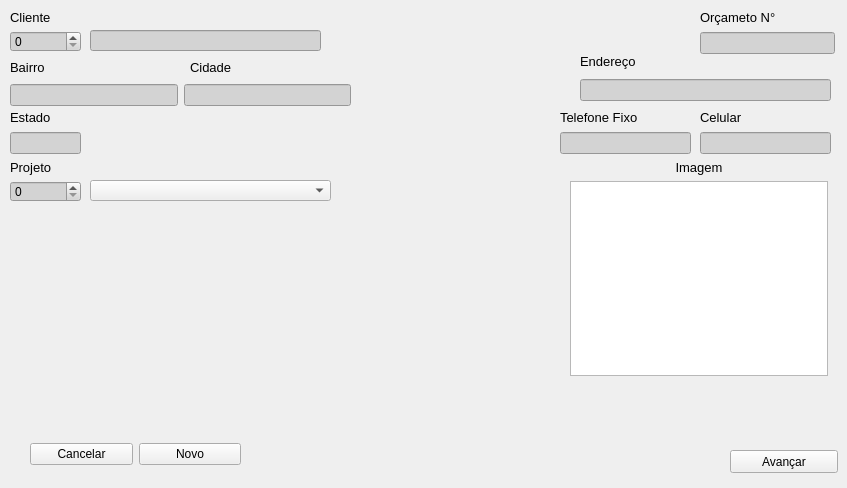
          <widget class="QWidget" name="Cadastro">
           <attribute name="title">
            <string>Cadastro</string>
           </attribute>
           <widget class="QLabel" name="bairro">
            <property name="geometry">
             <rect>
              <x>10</x>
              <y>60</y>
              <width>69</width>
              <height>16</height>
             </rect>
            </property>
            <property name="text">
             <string>&lt;html&gt;&lt;head/&gt;&lt;body&gt;&lt;p&gt;&lt;span style=&quot; font-size:10pt;&quot;&gt;Bairro&lt;/span&gt;&lt;/p&gt;&lt;/body&gt;&lt;/html&gt;</string>
            </property>
           </widget>
           <widget class="QLabel" name="cidade">
            <property name="geometry">
             <rect>
              <x>190</x>
              <y>60</y>
              <width>69</width>
              <height>16</height>
             </rect>
            </property>
            <property name="text">
             <string>&lt;html&gt;&lt;head/&gt;&lt;body&gt;&lt;p&gt;&lt;span style=&quot; font-size:10pt;&quot;&gt;Cidade&lt;/span&gt;&lt;/p&gt;&lt;/body&gt;&lt;/html&gt;</string>
            </property>
           </widget>
           <widget class="QComboBox" name="combo_projeto">
            <property name="geometry">
             <rect>
              <x>90</x>
              <y>180</y>
              <width>241</width>
              <height>21</height>
             </rect>
            </property>
           </widget>
           <widget class="QPushButton" name="btn_avancar">
            <property name="geometry">
             <rect>
              <x>730</x>
              <y>450</y>
              <width>108</width>
              <height>23</height>
             </rect>
            </property>
            <property name="text">
             <string>Avançar</string>
            </property>
            <property name="icon">
             <iconset>
              <normaloff>icons/front.png</normaloff>icons/front.png</iconset>
            </property>
           </widget>
           <widget class="QLineEdit" name="line_cliente">
            <property name="geometry">
             <rect>
              <x>90</x>
              <y>30</y>
              <width>231</width>
              <height>21</height>
             </rect>
            </property>
            <property name="styleSheet">
             <string notr="true">background-color:lightgray;


</string>
            </property>
            <property name="text">
             <string/>
            </property>
           </widget>
           <widget class="QWidget" name="layoutWidget">
            <property name="geometry">
             <rect>
              <x>10</x>
              <y>110</y>
              <width>71</width>
              <height>44</height>
             </rect>
            </property>
            <layout class="QVBoxLayout" name="verticalLayout_8">
             <item>
              <widget class="QLabel" name="estado">
               <property name="text">
                <string>&lt;html&gt;&lt;head/&gt;&lt;body&gt;&lt;p&gt;&lt;span style=&quot; font-size:10pt;&quot;&gt;Estado&lt;/span&gt;&lt;/p&gt;&lt;/body&gt;&lt;/html&gt;</string>
               </property>
              </widget>
             </item>
             <item>
              <widget class="QLineEdit" name="line_estado">
               <property name="styleSheet">
                <string notr="true">background-color:lightgray;


</string>
               </property>
               <property name="text">
                <string/>
               </property>
              </widget>
             </item>
            </layout>
           </widget>
           <widget class="QWidget" name="layoutWidget">
            <property name="geometry">
             <rect>
              <x>10</x>
              <y>10</y>
              <width>71</width>
              <height>42</height>
             </rect>
            </property>
            <layout class="QVBoxLayout" name="verticalLayout_7">
             <item>
              <widget class="QLabel" name="cliente">
               <property name="text">
                <string>&lt;html&gt;&lt;head/&gt;&lt;body&gt;&lt;p&gt;&lt;span style=&quot; font-size:10pt;&quot;&gt;Cliente&lt;/span&gt;&lt;/p&gt;&lt;/body&gt;&lt;/html&gt;</string>
               </property>
              </widget>
             </item>
             <item>
              <widget class="QSpinBox" name="box_cliente">
               <property name="styleSheet">
                <string notr="true">background-color: lightgray;</string>
               </property>
              </widget>
             </item>
            </layout>
           </widget>
           <widget class="QWidget" name="layoutWidget">
            <property name="geometry">
             <rect>
              <x>10</x>
              <y>160</y>
              <width>71</width>
              <height>42</height>
             </rect>
            </property>
            <layout class="QVBoxLayout" name="verticalLayout_6">
             <item>
              <widget class="QLabel" name="projeto">
               <property name="text">
                <string>&lt;html&gt;&lt;head/&gt;&lt;body&gt;&lt;p&gt;&lt;span style=&quot; font-size:10pt;&quot;&gt;Projeto&lt;/span&gt;&lt;/p&gt;&lt;/body&gt;&lt;/html&gt;</string>
               </property>
              </widget>
             </item>
             <item>
              <widget class="QSpinBox" name="box_projeto">
               <property name="styleSheet">
                <string notr="true">background-color: lightgray;</string>
               </property>
              </widget>
             </item>
            </layout>
           </widget>
           <widget class="QWidget" name="layoutWidget">
            <property name="geometry">
             <rect>
              <x>10</x>
              <y>80</y>
              <width>341</width>
              <height>31</height>
             </rect>
            </property>
            <layout class="QHBoxLayout" name="horizontalLayout_7">
             <item>
              <widget class="QLineEdit" name="line_bairro">
               <property name="styleSheet">
                <string notr="true">background-color:lightgray;


</string>
               </property>
               <property name="text">
                <string/>
               </property>
              </widget>
             </item>
             <item>
              <widget class="QLineEdit" name="line_cidade">
               <property name="styleSheet">
                <string notr="true">background-color:lightgray;


</string>
               </property>
               <property name="text">
                <string/>
               </property>
              </widget>
             </item>
            </layout>
           </widget>
           <widget class="QWidget" name="layoutWidget">
            <property name="geometry">
             <rect>
              <x>560</x>
              <y>110</y>
              <width>131</width>
              <height>44</height>
             </rect>
            </property>
            <layout class="QVBoxLayout" name="verticalLayout_9">
             <item>
              <widget class="QLabel" name="telefone">
               <property name="text">
                <string>&lt;html&gt;&lt;head/&gt;&lt;body&gt;&lt;p&gt;&lt;span style=&quot; font-size:10pt;&quot;&gt;Telefone Fixo&lt;/span&gt;&lt;/p&gt;&lt;/body&gt;&lt;/html&gt;</string>
               </property>
              </widget>
             </item>
             <item>
              <widget class="QLineEdit" name="line_telefone">
               <property name="styleSheet">
                <string notr="true">background-color:lightgray;


</string>
               </property>
               <property name="text">
                <string/>
               </property>
              </widget>
             </item>
            </layout>
           </widget>
           <widget class="QWidget" name="layoutWidget">
            <property name="geometry">
             <rect>
              <x>580</x>
              <y>50</y>
              <width>251</width>
              <height>51</height>
             </rect>
            </property>
            <layout class="QVBoxLayout" name="verticalLayout_12">
             <item>
              <widget class="QLabel" name="endereco">
               <property name="text">
                <string>&lt;html&gt;&lt;head/&gt;&lt;body&gt;&lt;p&gt;&lt;span style=&quot; font-size:10pt;&quot;&gt;Endereço&lt;/span&gt;&lt;/p&gt;&lt;/body&gt;&lt;/html&gt;</string>
               </property>
              </widget>
             </item>
             <item>
              <widget class="QLineEdit" name="line_endereco">
               <property name="styleSheet">
                <string notr="true">background-color:lightgray;


</string>
               </property>
               <property name="text">
                <string/>
               </property>
              </widget>
             </item>
            </layout>
           </widget>
           <widget class="QWidget" name="layoutWidget">
            <property name="geometry">
             <rect>
              <x>700</x>
              <y>110</y>
              <width>131</width>
              <height>44</height>
             </rect>
            </property>
            <layout class="QVBoxLayout" name="verticalLayout_11">
             <item>
              <widget class="QLabel" name="celular">
               <property name="text">
                <string>&lt;html&gt;&lt;head/&gt;&lt;body&gt;&lt;p&gt;&lt;span style=&quot; font-size:10pt;&quot;&gt;Celular&lt;/span&gt;&lt;/p&gt;&lt;/body&gt;&lt;/html&gt;</string>
               </property>
              </widget>
             </item>
             <item>
              <widget class="QLineEdit" name="line_celular">
               <property name="styleSheet">
                <string notr="true">background-color:lightgray;


</string>
               </property>
               <property name="text">
                <string/>
               </property>
              </widget>
             </item>
            </layout>
           </widget>
           <widget class="QWidget" name="layoutWidget">
            <property name="geometry">
             <rect>
              <x>700</x>
              <y>10</y>
              <width>135</width>
              <height>44</height>
             </rect>
            </property>
            <layout class="QVBoxLayout" name="verticalLayout_10">
             <item>
              <widget class="QLabel" name="orcamento_n">
               <property name="text">
                <string>&lt;html&gt;&lt;head/&gt;&lt;body&gt;&lt;p&gt;&lt;span style=&quot; font-size:10pt;&quot;&gt;Orçameto N°&lt;/span&gt;&lt;/p&gt;&lt;/body&gt;&lt;/html&gt;</string>
               </property>
              </widget>
             </item>
             <item>
              <widget class="QLineEdit" name="line_orcamento">
               <property name="styleSheet">
                <string notr="true">background-color:lightgray;


</string>
               </property>
               <property name="text">
                <string/>
               </property>
              </widget>
             </item>
            </layout>
           </widget>
           <widget class="QWidget" name="layoutWidget">
            <property name="geometry">
             <rect>
              <x>30</x>
              <y>430</y>
              <width>211</width>
              <height>49</height>
             </rect>
            </property>
            <layout class="QHBoxLayout" name="horizontalLayout_8">
             <item>
              <widget class="QPushButton" name="btn_cancelar_2">
               <property name="text">
                <string>Cancelar</string>
               </property>
               <property name="icon">
                <iconset>
                 <normaloff>icons/Cancel.png</normaloff>icons/Cancel.png</iconset>
               </property>
              </widget>
             </item>
             <item>
              <widget class="QPushButton" name="btn_novo">
               <property name="text">
                <string>Novo</string>
               </property>
               <property name="icon">
                <iconset>
                 <normaloff>../.designer/backup/icons/add.png</normaloff>../.designer/backup/icons/add.png</iconset>
               </property>
               <property name="iconSize">
                <size>
                 <width>16</width>
                 <height>16</height>
                </size>
               </property>
              </widget>
             </item>
            </layout>
           </widget>
           <widget class="QWidget" name="layoutWidget">
            <property name="geometry">
             <rect>
              <x>570</x>
              <y>160</y>
              <width>258</width>
              <height>216</height>
             </rect>
            </property>
            <layout class="QVBoxLayout" name="verticalLayout_13">
             <item>
              <widget class="QLabel" name="imagem">
               <property name="text">
                <string>&lt;html&gt;&lt;head/&gt;&lt;body&gt;&lt;p align=&quot;center&quot;&gt;&lt;span style=&quot; font-size:10pt;&quot;&gt;Imagem&lt;/span&gt;&lt;/p&gt;&lt;/body&gt;&lt;/html&gt;</string>
               </property>
              </widget>
             </item>
             <item>
              <widget class="QListView" name="list_imagem"/>
             </item>
            </layout>
           </widget>
          </widget>
